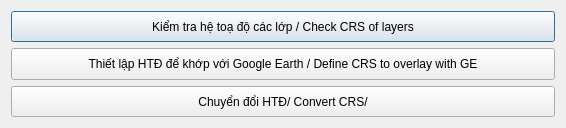
<?xml version="1.0" encoding="UTF-8"?>
<ui version="4.0">
 <class>CRSToolsDialogBase</class>
 <widget class="QDialog" name="CRSToolsDialogBase">
  <property name="geometry">
   <rect>
    <x>0</x>
    <y>0</y>
    <width>566</width>
    <height>128</height>
   </rect>
  </property>
  <property name="windowTitle">
   <string>CÔNG CỤ KIỂM TRA, ĐỊNH NGHĨA VÀ CHUYỂN ĐỔI HTĐ</string>
  </property>
  <layout class="QVBoxLayout" name="verticalLayout_2">
   <item>
    <layout class="QVBoxLayout" name="verticalLayout">
     <item>
      <widget class="QPushButton" name="pushButton">
       <property name="enabled">
        <bool>true</bool>
       </property>
       <property name="sizePolicy">
        <sizepolicy hsizetype="Minimum" vsizetype="Minimum">
         <horstretch>0</horstretch>
         <verstretch>0</verstretch>
        </sizepolicy>
       </property>
       <property name="mouseTracking">
        <bool>false</bool>
       </property>
       <property name="layoutDirection">
        <enum>Qt::LeftToRight</enum>
       </property>
       <property name="text">
        <string>Kiểm tra hệ toạ độ các lớp / Check CRS of layers</string>
       </property>
       <property name="autoDefault">
        <bool>true</bool>
       </property>
      </widget>
     </item>
     <item>
      <widget class="QPushButton" name="pushButton_2">
       <property name="sizePolicy">
        <sizepolicy hsizetype="Minimum" vsizetype="Minimum">
         <horstretch>0</horstretch>
         <verstretch>0</verstretch>
        </sizepolicy>
       </property>
       <property name="text">
        <string>Thiết lập HTĐ để khớp với Google Earth / Define CRS to overlay with GE</string>
       </property>
      </widget>
     </item>
     <item>
      <widget class="QPushButton" name="pushButton_3">
       <property name="sizePolicy">
        <sizepolicy hsizetype="Minimum" vsizetype="Minimum">
         <horstretch>0</horstretch>
         <verstretch>0</verstretch>
        </sizepolicy>
       </property>
       <property name="text">
        <string>Chuyển đổi HTĐ/ Convert CRS/</string>
       </property>
       <property name="checkable">
        <bool>false</bool>
       </property>
       <property name="autoRepeat">
        <bool>false</bool>
       </property>
      </widget>
     </item>
    </layout>
   </item>
  </layout>
 </widget>
 <resources/>
 <connections/>
</ui>
